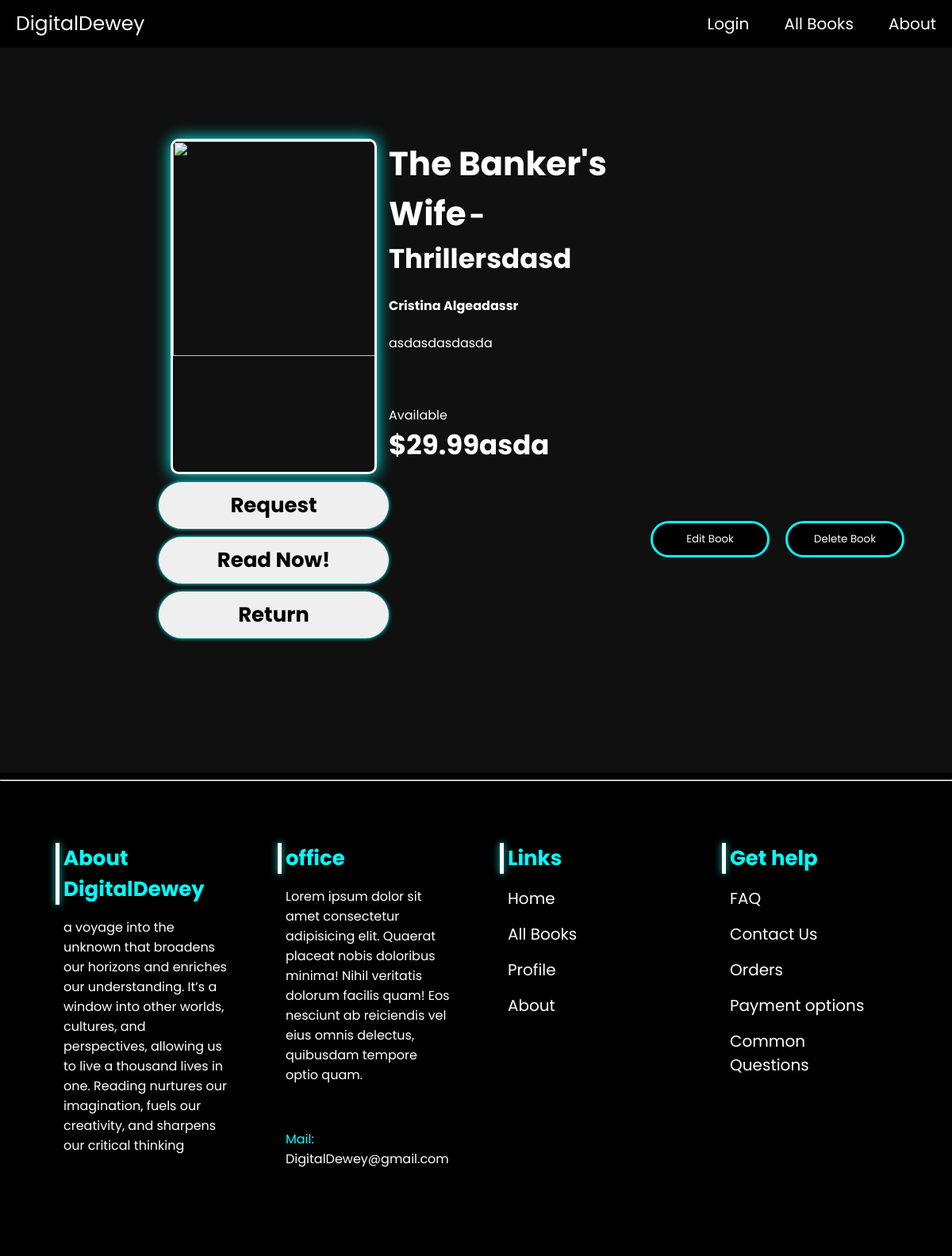
The app's page /Book_Details/197/, older data.
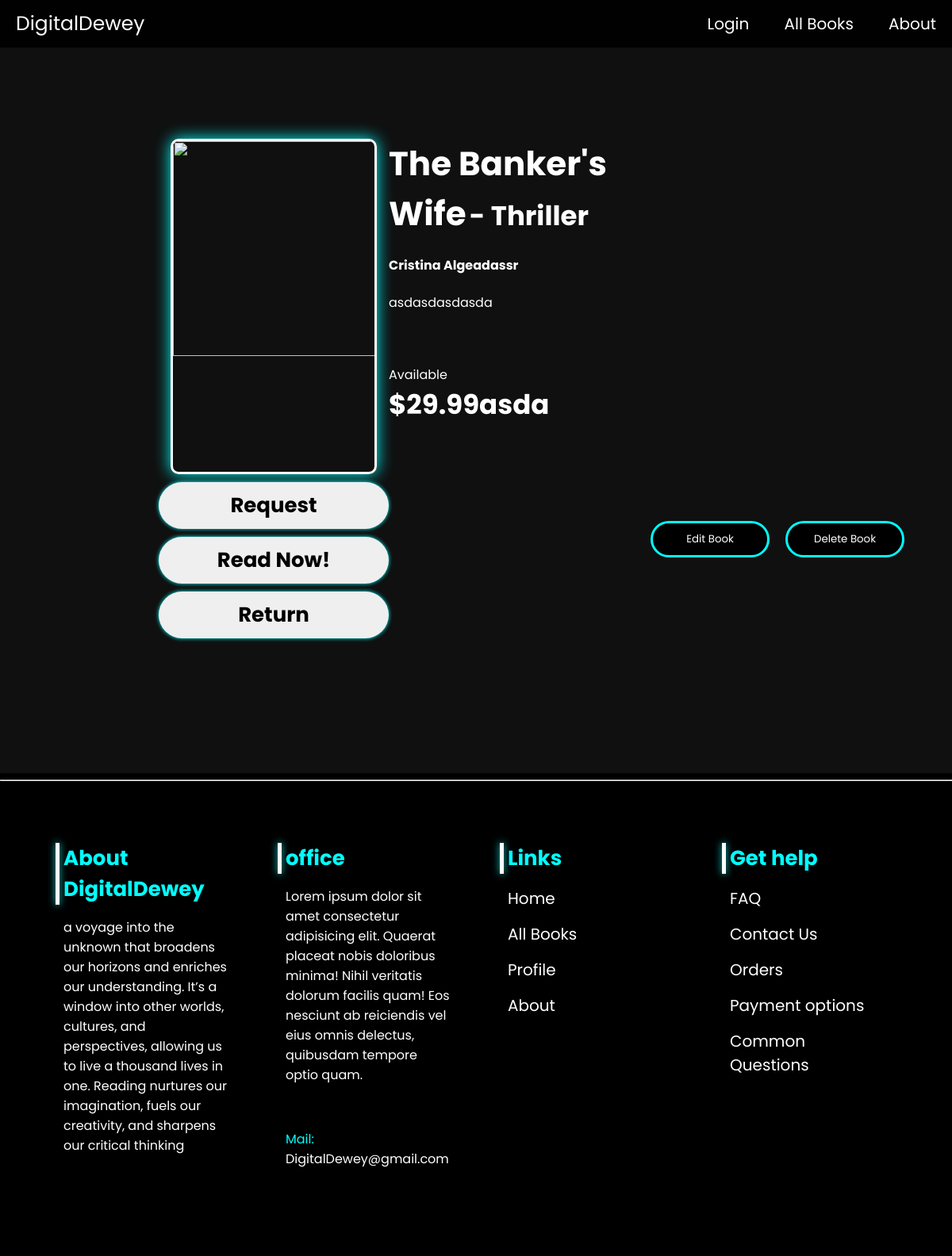
The same page, newer data.
### Books/models.py (models this page shows, shortened)
class Book(models.Model):
    title = models.CharField(max_length=100)
    author = models.CharField(max_length=100)
    cover = models.ImageField(upload_to='covers/', default='/static/imgs/Books/(43).jpg')
    category = models.CharField(max_length=100, default='Category')
    price = models.TextField(max_length=10, default="0.00")
    available = models.CharField(default='Available', max_length=100,blank=True, null=True)
    description = models.TextField(blank=True, null=True)
    section = models.CharField(max_length=100, default='General',blank=True, null=True)

### page/views.py (the view)
# urls.py: path('Book_Details/<int:book_id>/', views.BD, name='Book_Details'),
def BD(request, book_id):
    book = Book.objects.get(id=book_id)
    myuser =  request.user
    return render(request, 'Books/Book-Details.html', {'book': book, 'user': myuser})

### templates/Books/Book-Details.html (shortened to what this page needs)
{% extends 'Assets-HTML/Footer.html' %}
{% block content %}
<!DOCTYPE html>
<html>
    <head>
        {% load static %}
        <link rel="stylesheet" href="{% static 'Styles/Bookdetails.css'%}">
        <script src="{% static 'Scripts/BD.js'%}" defer></script> defer></script>
    </head>
    <body>
        <div class="wrap">
            <div class="BookCover">
                <img src="" id="image">
                <button class="borrowButton" id="borrowButton">Borrow</button>
                <button class="readButton" id="readButton"></button>
                <button class="readButton" id="returnButton" type="button">Return</button>
            </div>
            <div class="text-box" id="text-container">
                <h2 id="name" style="display: inline;">{{ book.title }}</h2>
                <h3 id="category" style="display: inline;"> - {{ book.category }}</h3>
                <h4 id="author">{{ book.author }}</h4>
                <p id="description">{{ book.description }}</p>
                <br><br>
                <span id="availability">{{ book.available }}</span>
                <h3 id="price">{{ book.price }}</h3>
            </div>
            <div class="buttons">
                <button class="btn1" id="editButton" type="button">Edit Book</button>
                <button class="btn1" id="delButton" type="button">Delete Book</button>
            </div>
        </div>
    </body>
</html>
{% endblock %}

### templates/Assets-HTML/Footer.html (shortened to what this page needs)
<head>
  {% load static %}
  <link rel="stylesheet" href="{% static 'Styles/Footer.css'%}">
</head>
<header class="header">
    <a class="Logo" href="{% url 'page:index' %}">DigitalDewey</a>
    <nav class="nav_bar">
        <ul>
            {% if user.is_authenticated %}
            <li><a href="{% url 'page:Profile'%}" id="profileLink">{{user}}</a></li>
            {%else%}
            <li><a href="{% url 'authentication:Login'%}">Login</a></li>
            {%endif%}
            <li><a href="{%url 'page:AllBooks'%}">All Books</a></li>
            <li><a href="{% url 'page:About'%}">About</a></li>
        </ul>
    </nav>
</header>
{% block content%}
{% endblock %}
<div class="footer">
  <hr />
  <div class="container-footer">
    <div class="col">
      <a href=""><h2>About DigitalDewey</h2></a>
      <p>
        a voyage into the unknown that broadens our horizons and enriches our understanding. It’s a window into other worlds, cultures, and perspectives, allowing us to live a thousand lives in one. Reading nurtures our imagination, fuels our creativity, and sharpens our critical thinking
      </p>
    </div>
    <div class="col">
      <h2>office</h2>
      <p>
        Lorem ipsum dolor sit amet consectetur adipisicing elit. Quaerat placeat
        nobis doloribus minima! Nihil veritatis dolorum facilis quam! Eos
        nesciunt ab reiciendis vel eius omnis delectus, quibusdam tempore optio
        quam.
      </p>
      <p class="mail">
        Mail:
        <a href="mailto:support@onlinelibrary.com">DigitalDewey@gmail.com</a>
      </p>
    </div>
    <div class="col">
      <h2>Links</h2>
      <ul>
        <li><a href="{% url 'page:index'%}">Home</a></li>
        <li><a href="{% url 'page:AllBooks'%}">All Books</a></li>
        <li><a href="{% url 'page:Profile'%}">Profile</a></li>
        <li><a href="{% url 'page:About'%}">About</a></li>
      </ul>
    </div>
    <div class="col">
      <h2>Get help</h2>
      <ul>
        <li><a href="">FAQ</a></li>
        <li><a href="">Contact Us</a></li>
        <li><a href="">Orders</a></li>
        <li><a href="">Payment options</a></li>
        <li><a href="">Common Questions</a></li>
      </ul>
    </div>
  </div>
</div>

### project/static/Styles/Footer.css (style rules this page uses)
* { font-family: "Poppins"; box-sizing: border-box; }
.header { position: fixed; background-color: rgb(1, 1, 1); top: 0; left: 0; width: 100%; height: 60px; padding: 20px; display: flex; justify-content: space-between; align-items: center; z-index: 99; }
.logo { font-size: 25px; text-decoration: none; color: white; }
.footer { margin-top: 100px; width: 100%; background-color: #000000; overflow: hidden; color: #fff; bottom: 0; }
.footer .container-footer { padding: 70px; position: relative; width: 100%; display: flex; justify-content: space-around; gap: 60px; }
.footer .container-footer .col { width: 25%; display: flex; flex-direction: column; }
.footer .container-footer .col h2 { font-size: 26px; font-weight: 700; position: relative; padding-left: 10px; color: aqua; margin: 0; }
.footer .container-footer h2::before { content: ""; width: 5px; height: 100%; background-color: rgb(255, 255, 255); box-shadow: 0 0 10px rgba(0, 255, 255, 0.868); position: absolute; top: 0px; left: 0px; }
.footer .container-footer a { text-decoration: none; color: #fff; }
.footer .container-footer .col p { line-height: 25px; padding-left: 10px; }
.footer .container-footer .col .mail { margin: 40px 0; color: aqua; }

### project/static/Styles/Bookdetails.css (style rules this page uses)
* { font-family: "Poppins"; box-sizing: border-box; }
body { background-color: #181818; justify-content: center; align-items: center; margin: 0; }
body::after { content: ""; background: rgba(0, 0, 0, 0.3); backdrop-filter: blur(10px); position: fixed; top: 0; left: 0; width: 100%; height: 100%; z-index: -1; }
.BookCover { height: 100%; width: 290px; }
.text-box { height: 100%; width: calc(100% - 290px); color: #fff; }
.text-box p { font-size: 16px; max-width: 300px; }
.text-box h2 { margin: 0 auto; position: relative; top: 0; font-size: 42px; }
.text-box h3 { font-size: 34px; margin: 0 auto; }
.buttons { display: flex; justify-content: left; gap: 20px; position: relative; right: 20px; bottom: -180px; }
.btn1 { position: relative; display: flex; justify-content: center; width: 150px; border: 3px solid aqua; padding: 10px; border-radius: 50px; transition: 0.3s; font-family: "Poppins"; background-color: black; color: #fff; cursor: pointer; }
.BookCover .borrowButton { position: relative; margin-top: 10px; width: 100%; border: none; border-radius: 30px; box-shadow: 0 0 5px aqua; padding: 10px; font-size: 26px; font-weight: 700; transition: 0.3s; cursor: pointer; }
.readButton { position: relative; margin-top: 10px; width: 100%; border: none; border-radius: 30px; box-shadow: 0 0 5px aqua; padding: 10px; font-size: 26px; font-weight: 700; transition: 0.3s; cursor: pointer; }

Row changes from the older to the newer data that the page shows:
changed Book "The Banker's Wife": category "Thrillersdasd" → "Thriller"
